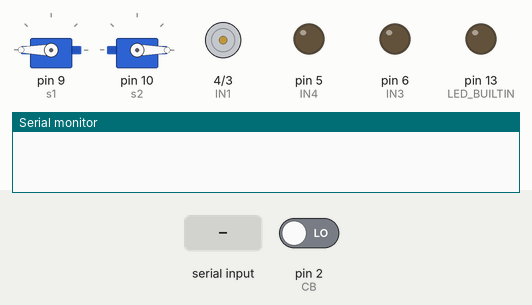
Simulated run of this sketch. Board: Arduino Uno, built with avr-gcc and run on an emulated ATmega328P. Shown: 2 × servo, motor-driver pin pairs drawn as motors (green arrow = first pin HIGH = forward, orange = second pin HIGH = backward, longer = more drive), output pins drawn as LEDs (lit = HIGH), the last lines printed to the serial monitor. The inputs (shaded band) are chosen by the test bench; at power-on: pin 2 (CB) LOW.

Above: at 1.2 s.
1.3 s: "do\n" received over Serial
At 6.5 s:
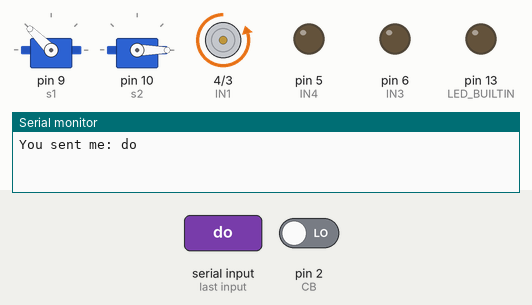
7.5 s: "xanh\n" received over Serial
At 14.8 s:
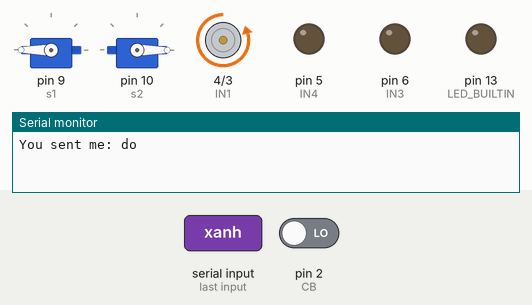
At 19.3 s:
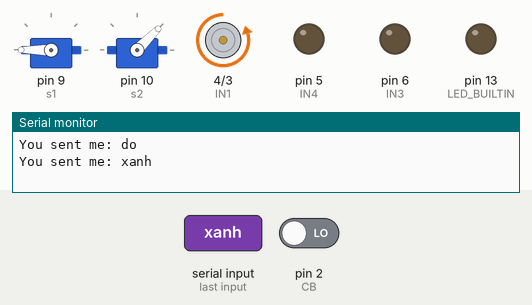
Timing chart, 0 to 20.8 s (numbered marks = the images above; inputs shaded):
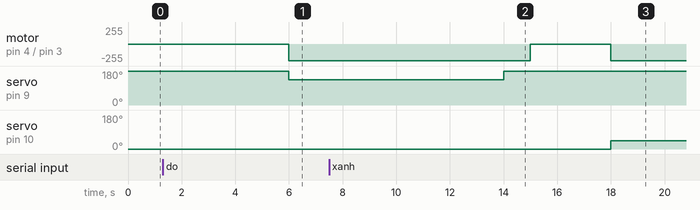

Measured:
- after the input at 1.3 s, motor on pin 4 (IN1) / pin 3 (IN2): stopped → backward 250/255 after 4.7 s; servo on pin 9 (s1): 180° → 135° after 4.7 s
- after the input at 7.5 s, servo on pin 9 (s1): goes on until 14.0 s, then stays 180°; servo on pin 10 (s2): 0° → 45° after 10.5 s

The sketch:

qr_code.ino
```cpp
#include <Servo.h>
#include <string.h>
#define IN1 4
#define IN2 3
#define IN3 6
#define IN4 5
#define CB 2
Servo s1;
Servo s2;
int i = 0;
String data;

void test_dc_run() {
  digitalWrite(IN1, LOW);
  analogWrite(IN2, 250);
}
void test_dc_stop() {
  digitalWrite(IN1, LOW);
  analogWrite(IN2, LOW);
}
void setup() {
  // put your setup code here, to run once:
  pinMode(IN1, OUTPUT);
  pinMode(IN2, OUTPUT);
  pinMode(IN3, OUTPUT);
  pinMode(IN4, OUTPUT);
  pinMode(CB, INPUT);
  pinMode(LED_BUILTIN, OUTPUT);
  s1.attach(9);
  s2.attach(10);
  Serial.begin(9600);
}

void loop() {
  s1.write(180);
  s2.write(0);


  int cbState = digitalRead(CB);

  if (cbState == 1) {
    test_dc_run();

  } else {
    test_dc_stop();
    if (Serial.available() > 0) {
    data = Serial.readStringUntil('\n');
    Serial.print("You sent me: ");
    Serial.println(data);
  }
    delay(3000);

    if (data == "do") {
      test_dc_run();
      s1.write(135);
      delay(8000);
      s1.write(180);
      delay(1000);
    } else if (data == "xanh") {
      test_dc_run();
      s2.write(45);
      delay(8000);
      s2.write(0);
      delay(3000);
    }
  }
}
```
